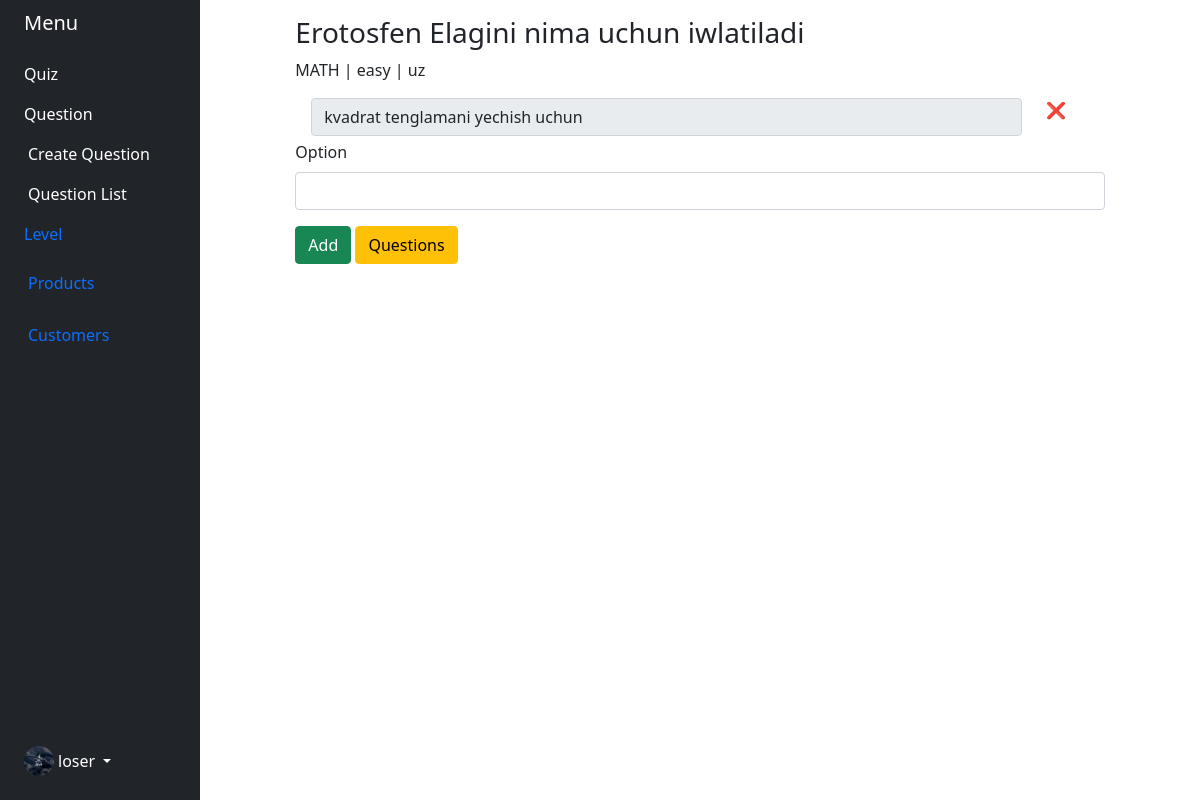
The app's page /admins/add_option/20 (signed in) with its own data.
### accounts_app/models.py (models this page shows)
class Employee(models.Model):
    user = models.OneToOneField(User, on_delete=models.CASCADE, primary_key=True)
    phone = models.CharField(max_length=15, null=False)
    profile_image = models.OneToOneField(Uploads, on_delete=models.CASCADE)
    language = models.CharField(max_length=10, choices=lang_choices())
    class Meta:
        db_table = 'auth_employee'

### files_app/models.py (models this page shows)
class Uploads(models.Model):
    original_name = models.CharField(max_length=300)
    content_type = models.CharField(max_length=100)
    new_name = models.CharField(max_length=100)
    path = models.CharField(max_length=500)
    code = models.CharField(max_length=70, unique=True)
    size = models.IntegerField()
    class Meta:
        db_table = 'uploads'

### quiz_app/models.py (models this page shows, shortened)
class Question(Auditable):
    question = models.CharField(max_length=300)
    category = models.CharField(max_length=100, choices=category_choices())
    level = models.CharField(max_length=100, choices=level_choices())
    lang = models.CharField(max_length=100, choices=lang_choices())
    valid = models.BooleanField(default=False)

class QuestionOptions(Auditable):
    question = models.ForeignKey(Question, on_delete=models.CASCADE)
    answer = models.CharField(max_length=300)
    right = models.BooleanField(default=False)

### admins_app/views.py (the view, shortened to what this page needs)
# urls.py: path('add_option/<int:question_id>', CreateQuestionOptionView.as_view(), name='add_option'),
class CreateQuestionOptionView(TemplateView):
    template_name = 'option/add_option.html'
    def get(self, request, *args, **kwargs):
        form = CreateQuestionOptionForm()
        question = Question.objects.get(pk=int(kwargs['question_id']))
        options = QuestionOptions.objects.filter(question=question)
        return render(request, self.template_name, {'form': form, 'question': question, 'options': options})

### admins_app/forms.py
class CreateQuestionOptionForm(forms.Form):
    option = forms.CharField(label="Option", widget=forms.TextInput(attrs={'class': 'form-control'}))
    right = forms.ChoiceField(label="Right ?", widget=forms.CheckboxInput(), choices=[('yes', "Yes"), ('no', 'No')])

### admins_app/templates/option/add_option.html (shortened to what this page needs)
{% extends 'base.html' %}
{% load mytags %}
{% block content %}
    <div class="row">
        <div class="col-10 offset-1">
            <h3>{{ question.question }}</h3>
            <p>{{ question.category }} | {{ question.level }} | {{ question.lang }}</p>
            {% for option in options %}
                <form method="post" class="row m-1">
                    <div class="col-11">
                        <input type="text" class="form-control" value="{{ option.answer }}" disabled/>
                    </div>
                    <div class="col-1">
                        {% if option.right %}
                            ✅
                        {% else %}
                            ❌
                        {% endif %}
                    </div>
                </form>
            {% endfor %}
            <form method="post">
                <div class="mb-3">
                    <label for="{{ form.option.id_for_label }}" class="form-label">{{ form.option.label }}</label>
                    {{ form.option }}
                </div>
                <button class="btn btn-success">Add</button>
                <a class="btn btn-warning" href="{% url 'admins:question_list' %}"> Questions </a>
            </form>
        </div>
    </div>
{% endblock %}

### admins_app/templates/base.html (shortened to what this page needs)
<!DOCTYPE html>
<html lang="en">
{% load i18n %}
{% load mytags %}
{% load static %}
<head>
    <link rel="stylesheet" href="{% static 'css/main.css' %}">
    <link href="https://cdn.jsdelivr.net/npm/bootstrap@5.0.2/dist/css/bootstrap.min.css" rel="stylesheet"
>
</head>
<body style="overflow-x: hidden">
<div class="container-fluid">
    <div class="row flex-nowrap">
        <div class="col-auto col-md-3 col-xl-2 px-sm-2 px-0 bg-dark">
            <div class="d-flex flex-column align-items-center align-items-sm-start px-3 pt-2 text-white min-vh-100">
                <a href="/"
                   class="d-flex align-items-center pb-3 mb-md-0 me-md-auto text-white text-decoration-none">
                    <span class="fs-5 d-none d-sm-inline">Menu</span>
                </a>
                <ul class="nav nav-pills flex-column mb-sm-auto mb-0 align-items-center align-items-sm-start"
                    id="menu">
                    <li class="nav-item">
                        <a href="{% url 'quiz:index' %}" class="text-white nav-link align-middle px-0">Quiz</a>
                    </li>
                    <li>
                        <a href="#submenu1" data-bs-toggle="collapse" class="text-white nav-link px-0 align-middle">
                            Question </a>
                        <ul class="collapse show nav flex-column ms-1" id="submenu1" data-bs-parent="#menu">
                            <li class="w-100">
                                <a href="{% url 'admins:create_question' %}" class="nav-link text-white px-0">
                                    Create Question
                                </a>
                            </li>
                            <li class="w-100">
                                <a href="{% url 'admins:question_list' %}" class="nav-link text-white px-0">
                                    Question List
                                </a>
                            </li>
                        </ul>
                    </li>
                    <li>
                        <a href="#submenu2" data-bs-toggle="collapse" class="nav-link px-0 align-middle ">
                            Level</a>
                    </li>
                    <li>
                        <a href="#submenu3" data-bs-toggle="collapse" class="nav-link px-0 align-middle">
                             <span class="ms-1 d-none d-sm-inline">Products</span> </a>
                    </li>
                    <li>
                        <a href="#" class="nav-link px-0 align-middle">
                             <span class="ms-1 d-none d-sm-inline">Customers</span>
                        </a>
                    </li>
                </ul>
                {% if user.is_authenticated %}
                    <div class="dropdown pb-4">
                        <a href="#" class="d-flex align-items-center text-white text-decoration-none dropdown-toggle"
                           id="dropdownUser1" data-bs-toggle="dropdown" aria-expanded="false">
                            <img src="{{ user.employee.profile_image.path }}" alt="hugenerd" width="30" height="30"
                                 class="rounded-circle">
                            <span class="d-none d-sm-inline mx-1">loser</span>
                        </a>
                    </div>
                {% endif %}
            </div>
        </div>
        <div class="col py-3">
            <main>
                {% block content %}
                {% endblock %}
            </main>
        </div>
    </div>
</div>
</body>
</html>

### records on screen
Question: question "Erotosfen Elagini nima uchun iwlatiladi", category "MATH", level "easy", lang "uz"
QuestionOptions: answer "kvadrat tenglamani yechish uchun"
